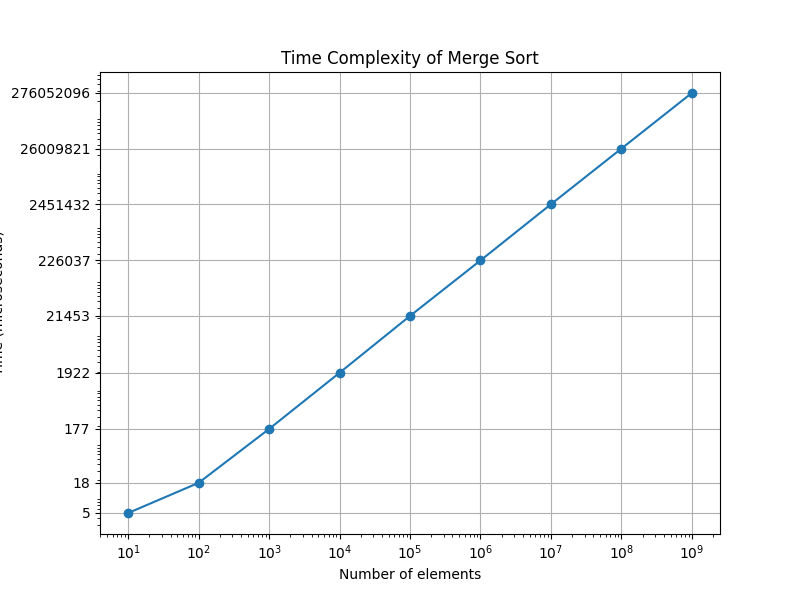

Here is the Python script that generated this plot:
import matplotlib.pyplot as plt
import pandas as pd

data = pd.read_csv("mergesort_output.csv")

sizes = data["size"]
times = data["time(microseconds)"]

plt.figure(figsize=(8, 6))
plt.plot(sizes, times, "o-")

plt.xscale("log")
plt.yscale("log")

plt.xticks(sizes)
plt.yticks(times, times)

plt.xlabel("Number of elements")
plt.ylabel("Time (microseconds)")
plt.title("Time Complexity of Merge Sort")
plt.grid()

plt.savefig("plot.png")
plt.show()